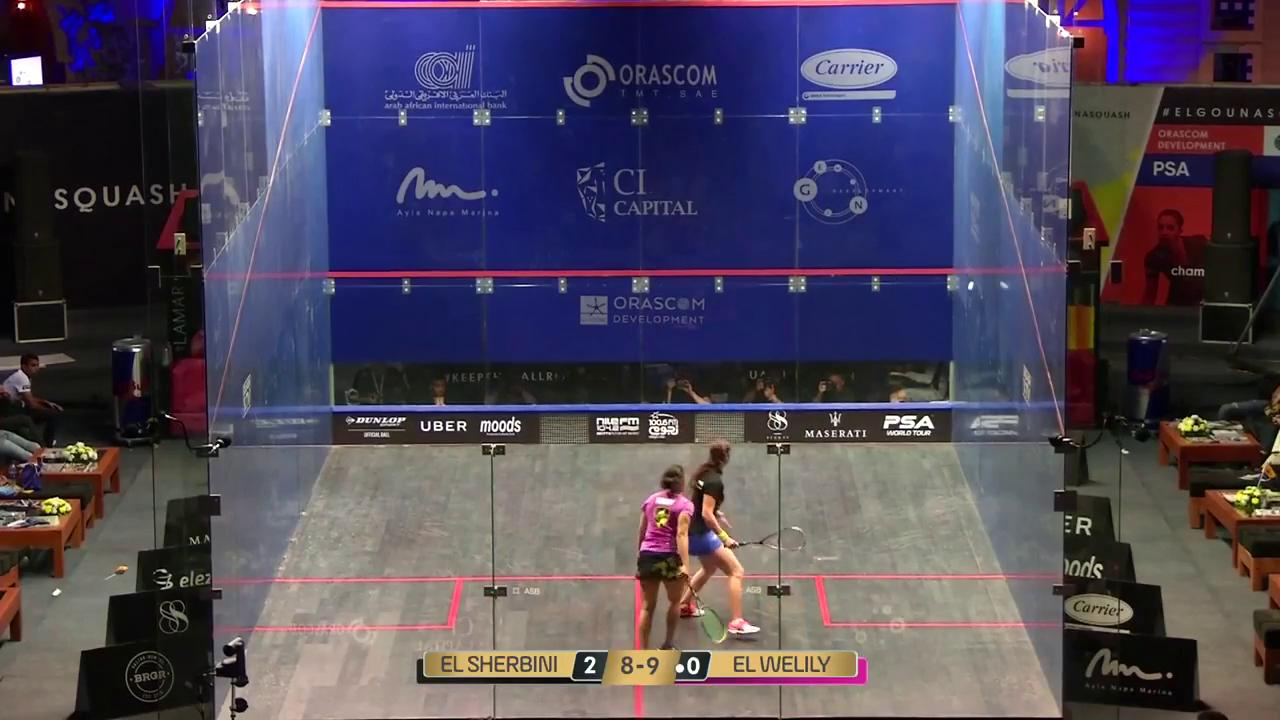
#> input picture _only/frame1.jpg, 1280 x 720 px
$ python optical_flow.py
#> lines starting #> are read from the running program, lines starting #| are printed output that depends on the picture; after the words box and inside, x2 and y2 are one past the last pixel; in counts of white or black regions, pixels touching at a corner belong together; pictures that were not available may be replaced by others from this repository, and a replacement may not be noted
import random

import imutils
import numpy as np
import cv2
from imutils import paths

video_paths = sorted(list(paths.list_files("dataset\\optical\\")))
random.seed()
random.shuffle(video_paths)

for video_path in video_paths:
    cap = cv2.VideoCapture(video_path)

    ret, frame1 = cap.read()
#> frame1 is the input picture: shape (720, 1280, 3); mean B, G, R 91.3, 72.3, 79.2
    prvs = cv2.cvtColor(frame1, cv2.COLOR_BGR2GRAY)
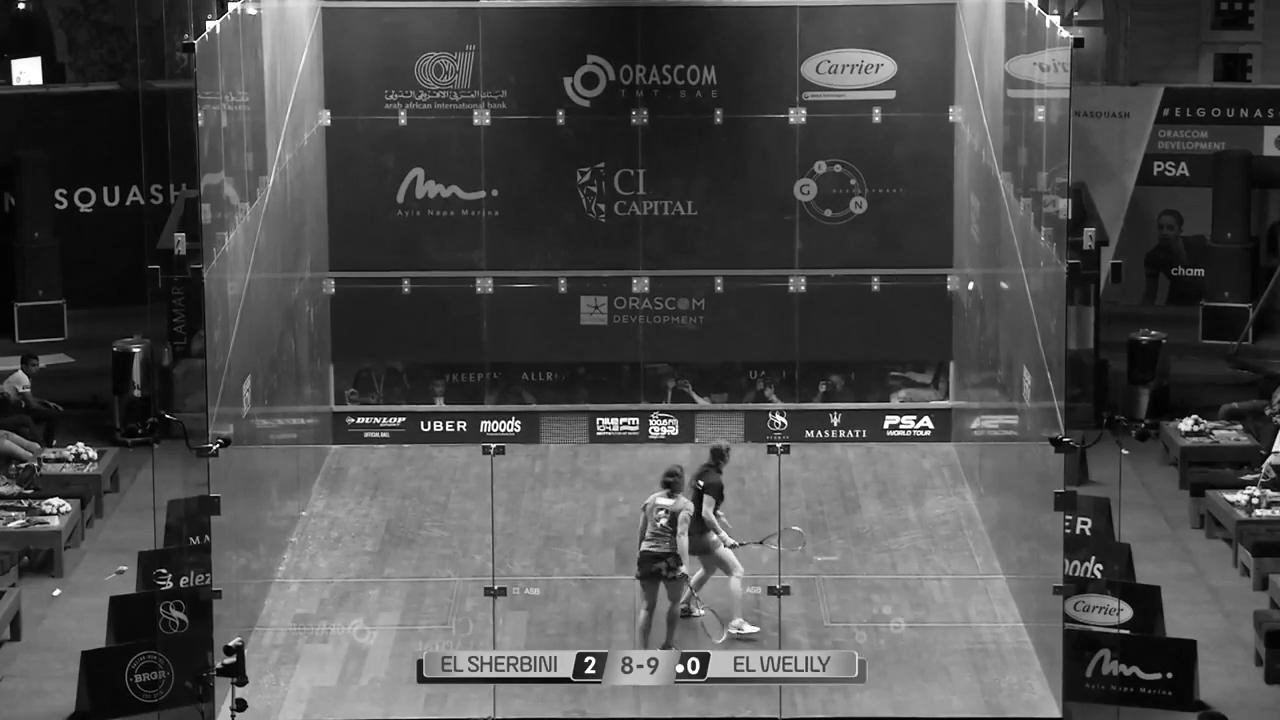
#> prvs: shape (720, 1280); min 0, max 255, mean 76.5
    hsv = np.zeros_like(frame1)
    hsv[..., 1] = 255

    while (1):
        ret, frame2 = cap.read()
        if not ret:
            break

        next = cv2.cvtColor(frame2, cv2.COLOR_BGR2GRAY)

        flow = cv2.calcOpticalFlowFarneback(prvs, next, None, 0.9, 3, 15, 3, 5, 1.2, 0)

        mag, ang = cv2.cartToPolar(flow[..., 0], flow[..., 1])
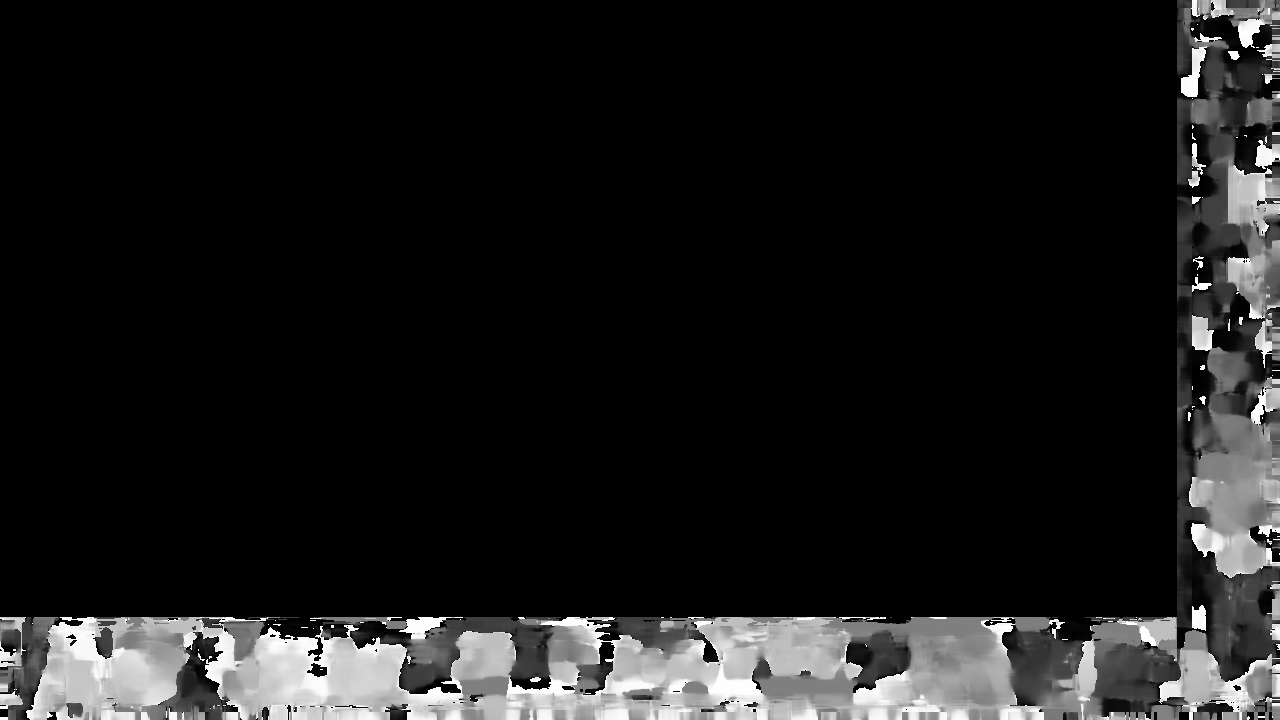
#> ang: shape (720, 1280) float32; min 0, max 6.28, mean 0.666; drawn with min black and max white
        hsv[..., 0] = ang * 180 / np.pi / 2
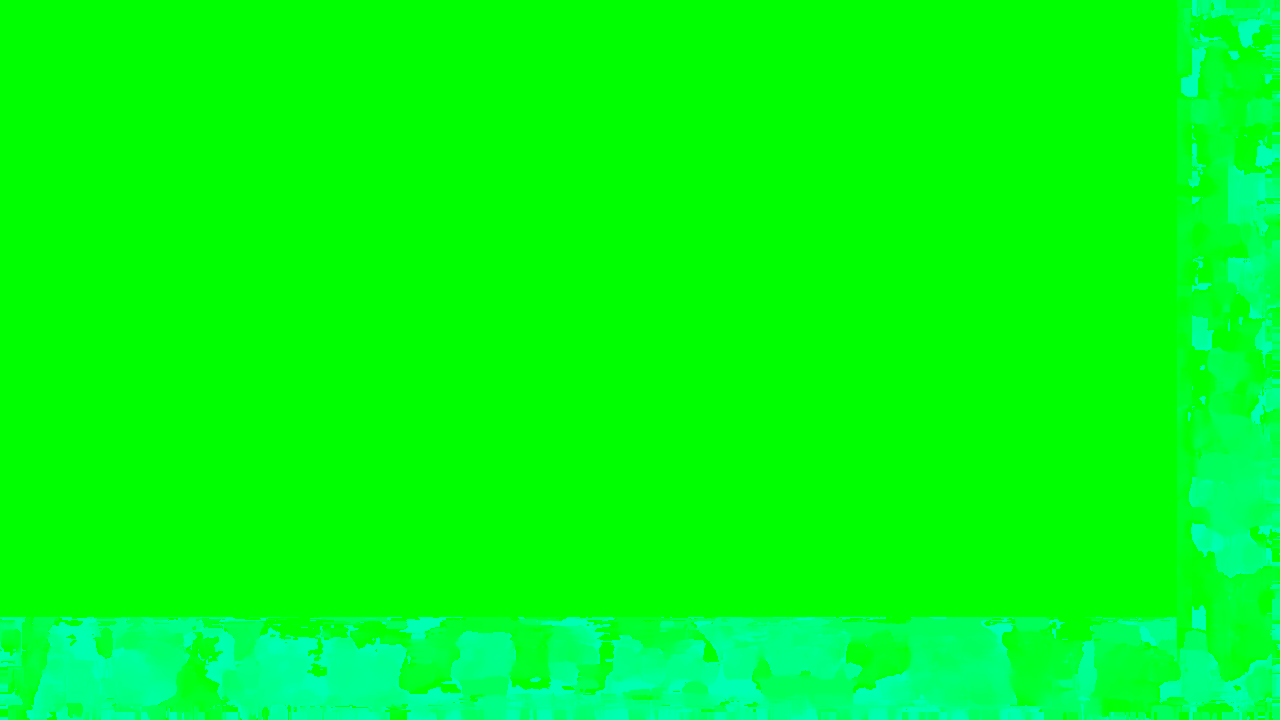
#> hsv: shape (720, 1280, 3); mean of channels 0, 1, 2 19, 255, 0; drawn as B, G, R
        hsv[..., 2] = cv2.normalize(mag, None, 0, 255, cv2.NORM_MINMAX)
#> hsv: shape (720, 1280, 3); 0.41% of pixels changed, all inside (x1, y1, x2, y2) = (0, 0, 1280, 720)
        rgb = cv2.cvtColor(hsv, cv2.COLOR_HSV2BGR)

        rgb = imutils.resize(rgb, width=400)
#> rgb: shape (225, 400, 3)
        cv2.imshow('frame2', rgb)
        k = cv2.waitKey(30) & 0xff
#> (key Esc is pressed here)
        if k == 27:
            break
        elif k == ord('s'):
            cv2.imwrite('dataset\\frames\\opticalfb.png', frame2)
            cv2.imwrite('dataset\\frames\\opticalhsv.png', rgb)
        prvs = next

    cap.release()
    cv2.destroyAllWindows()
